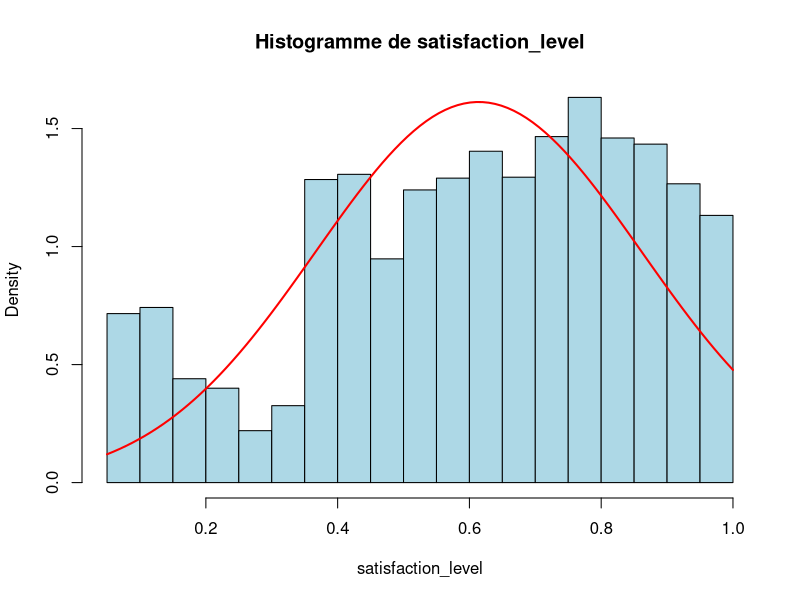
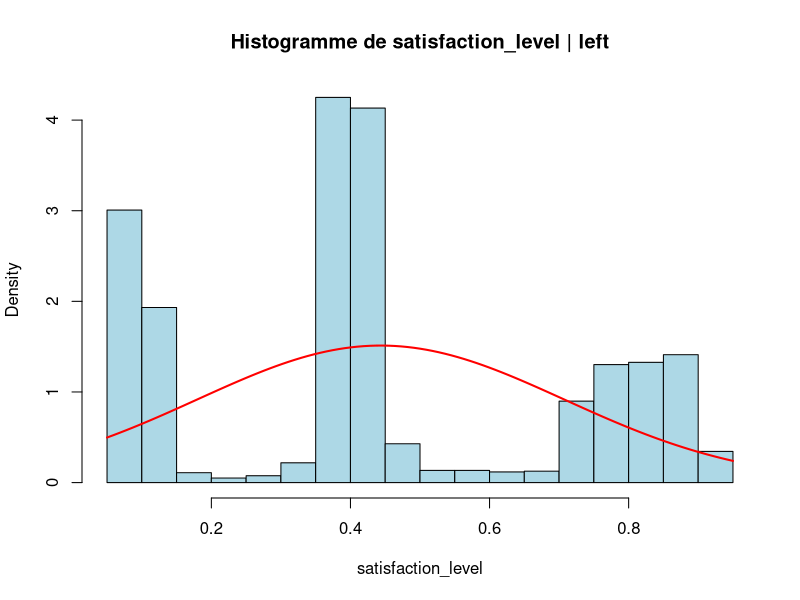
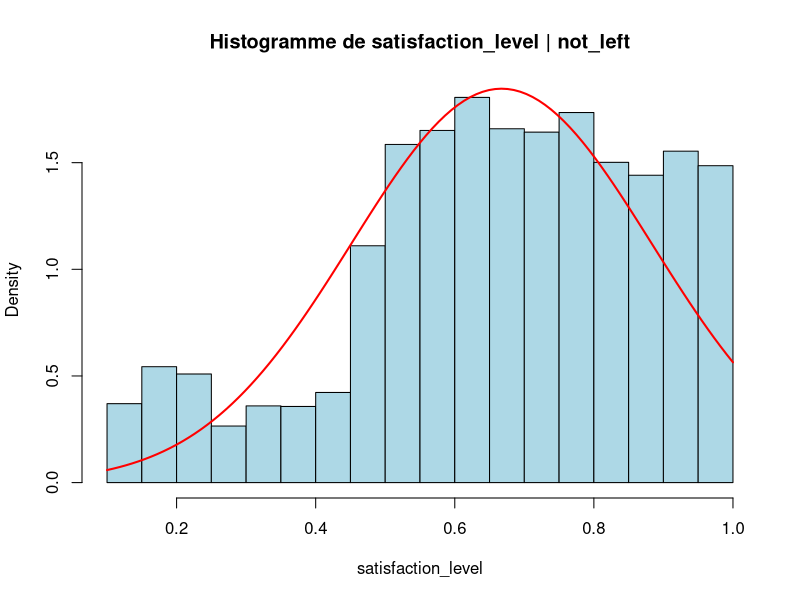
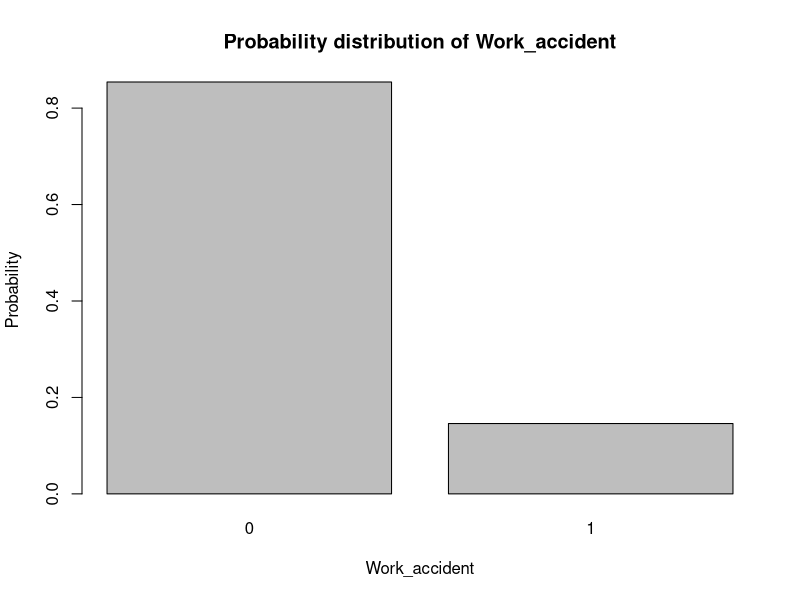
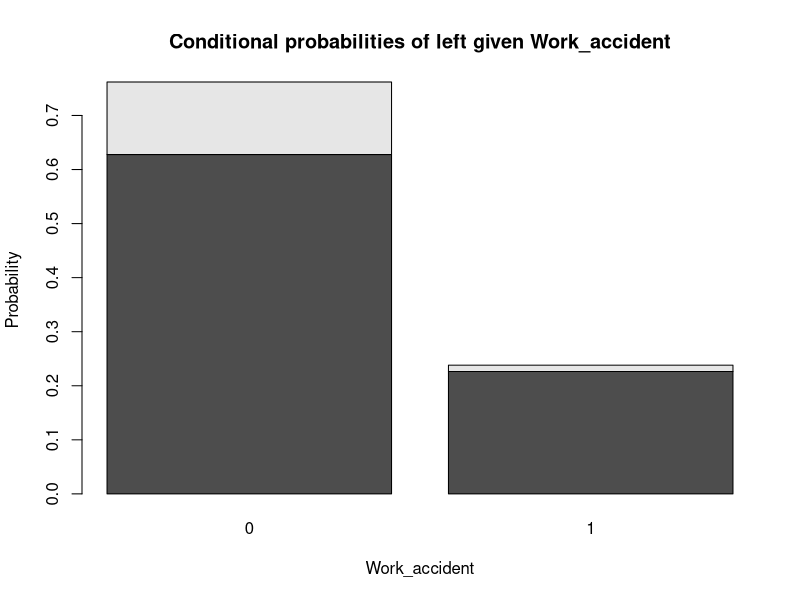
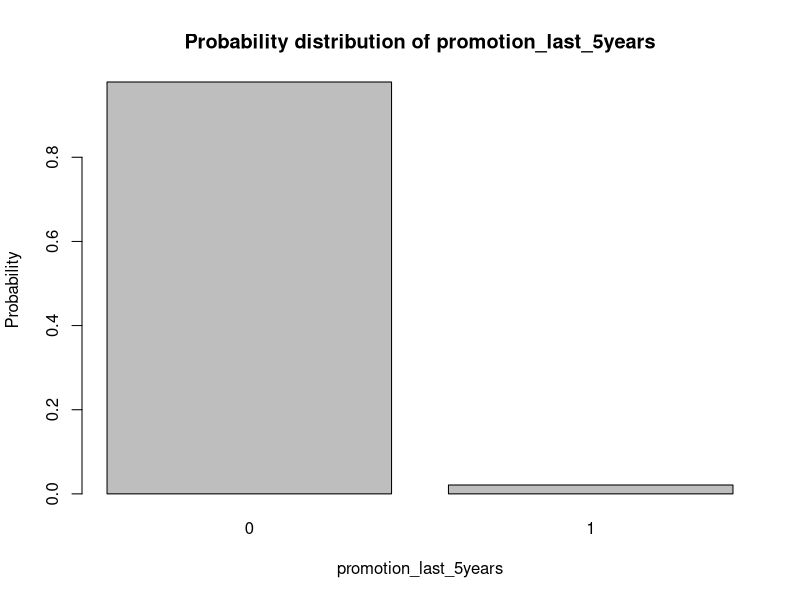
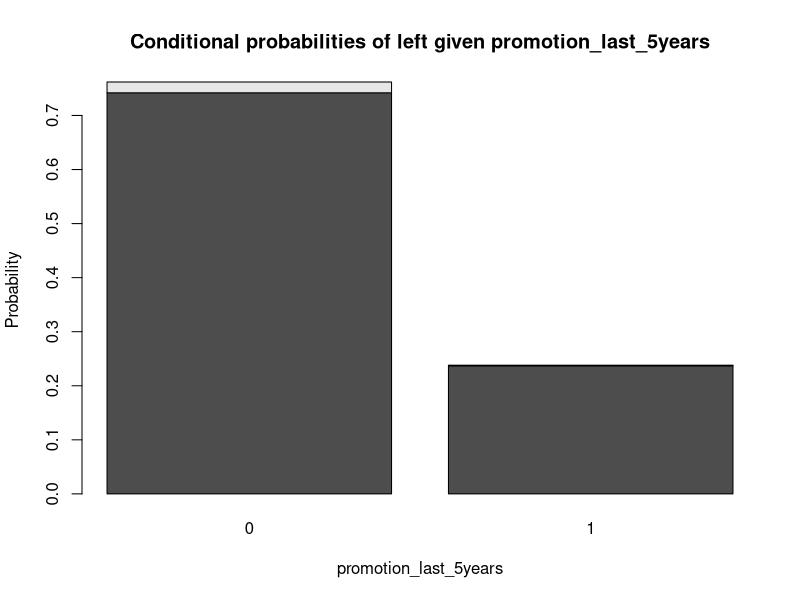
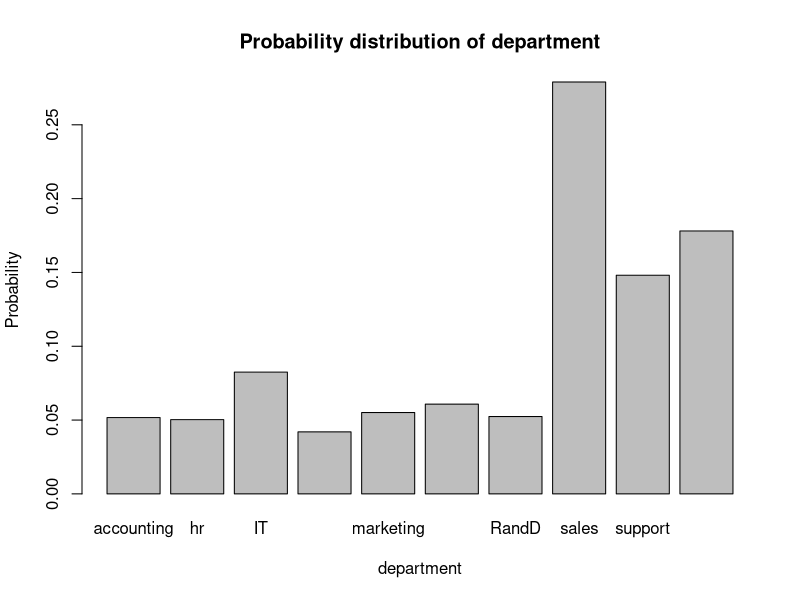

Source code (R) for these figures, in order:
### Analyse préliminaire des données
## Importer les données
data <- read.csv("./data/HR_prediction-train.csv", sep = ",", header = TRUE)


## Combien y'a t'il d'instance
dim(data) # Connaitre le nombre de lignes et de colonnes

## Pourquoi ? Y a-t-il des données manquantes ?
any(is.na(data)) # Vérifier si il y a des données manquantes -> non


### Analyse exploratoire
## Pour chaque attribut qualitatif f :
## calculer la distribution de probabilité P (f )

# Attributs qualitatifs
qualitative_attributes <- c("Work_accident", "promotion_last_5years", "department", "salary")

# Calcul de la distribution de probabilité pour chaque attribut qualitatif
for (attr in qualitative_attributes) {
  freq_table <- table(data[[attr]])  # table de fréquence -> nombre d'occurrences de la valeur f dans la variable / nombre total d'occurrences
  prob_distribution <- prop.table(freq_table) # Convertir la table de fréquence en distribution de probabilité en divisant chaque valeur par le nombre total d'occurrences
  cat("\nDistribution de probabilité de", attr, ":\n")
  print(prob_distribution)
}

## calculer la probabilité conditionnelle de la variable cible, y,
## compte tenu des valeurs d'attribut P (y|f )
# Variable cible
target_var <- "left"

# Calcul de la probabilité conditionnelle pour chaque attribut qualitatif

# Pour chaque attribut qualitatif
for (attr in qualitative_attributes) {
  # Crée un tableau croisé des fréquences pour chaque combinaison de valeurs de l'attribut qualitatif et de la variable cible
  conditional_table <- table(data[[attr]], data[[target_var]])

  # Convertit le tableau croisé des fréquences en probabilités conditionnelles en divisant chaque fréquence par le nombre d'occurrences de cette valeur de f (en utilisant margin = 1 pour diviser par les totaux des lignes)
  conditional_prob <- prop.table(conditional_table, margin = 1)

  # Affiche la probabilité conditionnelle P(y|f) pour chaque combinaison de valeurs de l'attribut qualitatif et de la variable cible
  cat("\nProbabilite conditionnelle P(", target_var, "|", attr, "):\n")
  print(conditional_prob)
}

### Pour chaque attribut quantitatif f :
## Calculer la moyenne μ(f ) et la variance σ2 (f )
# Attributs quantitatifs
quantitative_attributes <- c("satisfaction_level", "last_evaluation", "number_project", "average_montly_hours", "time_spend_company")
# Calcul de la moyenne et de la variance pour chaque attribut quantitatif
for (attr in quantitative_attributes) {
  mean <- mean(data[[attr]])
  variance <- var(data[[attr]])
  cat("\nMoyenne de", attr, ":", mean)
  cat("\nVariance de", attr, ":", variance)
}

## Calculer la moyenne u(f | target) et la variance σ2 (f | target) conditionnelles à la variable cible
# Calcul de la moyenne et de la variance conditionnelles pour chaque attribut quantitatif

quitter <- data[data[[target_var]] == 1,] # extrait les lignes de l'ensemble de données 'data' pour lesquelles la condition précédente est vraie
pas_quitter <- data[data[[target_var]] == 0,]

for (attr in quantitative_attributes) {
  mean_quitter <- mean(quitter[[attr]])
  mean_pas_quitter <- mean(pas_quitter[[attr]])
  variance_quitter <- var(quitter[[attr]])
  variance_pas_quitter <- var(pas_quitter[[attr]])

  # Afficher les résultats
  cat("\n",attr, ":\n")
  cat("Moyenne conditionnelle de ", attr, " pour les employes qui ont quitte l'entreprise :", mean_quitter, "\n")
  cat("Moyenne conditionnelle de ", attr, " pour les employes qui sont restes :", mean_pas_quitter, "\n")
  cat("Variance conditionnelle de ", attr, " pour les employes qui ont quitte l'entreprise :", variance_quitter, "\n")
  cat("Variance conditionnelle de ", attr, " pour les employes qui sont restes :", variance_pas_quitter, "\n")
}

## Classez les variables en fonction de leur importance en calculant la différence
## de moyenne conditonnelle de la classe mise à l'échelle par l'écart-type
# Crée un vecteur pour stocker les résultats
importance <- c()

# Boucles sur les attributs quantitatifs
for (attr in quantitative_attributes){

  # Calcule la moyenne conditionnelle de la classe pour l'attribut
  mean_left <- mean(quitter[[attr]])
  mean_not_left <- mean(pas_quitter[[attr]])

  # Calcule la différence de moyenne conditionnelle
  mean_diff <- abs(mean_left - mean_not_left) # abs = valeur absolue, comme ca c'est toujours positif

  # Calculer l'écart-type pour chaque classe de variable cible
  sd_left <- sd(quitter[[attr]])
  sd_not_left <- sd(pas_quitter[[attr]])

  # Calculer la moyenne de l'ecart type
  mean_sd <- mean(c(sd_left, sd_not_left))

  # Calcule la différence de moyenne conditionnelle mise à l'échelle par l'écart-type
  scaled_diff <- mean_diff / mean_sd

  # Ajoute le résultat au vecteur d'importance
  importance <- c(importance, scaled_diff)
}

# Crée un dataframe avec les noms des attributs quantitatifs et leur importance
importance_df <- data.frame(Attribute = quantitative_attributes, Importance = importance)

# Trie les attributs par importance décroissante
importance_ranked <- importance_df[order(-importance_df$Importance), ]

# Affiche le classement des attributs par importance
print(importance_ranked)


### Partie 5
### Choisissez une variable quantitative, f, et
## écrivez la distribution normale pour les cas suivants : P (f ),
## P (f |y), expliquez ce qui change entre les différentes distributions.
mean_f <- mean(data$satisfaction_level, na.rm = TRUE)
sd_f <- sd(data$satisfaction_level, na.rm = TRUE)

mean_f_left <- mean(quitter$satisfaction_level, na.rm = TRUE)
sd_f_left <- sd(quitter$satisfaction_level, na.rm = TRUE)

mean_f_not_left <- mean(pas_quitter$satisfaction_level, na.rm = TRUE)
sd_f_not_left <- sd(pas_quitter$satisfaction_level, na.rm = TRUE)


# P(f)
hist(data$satisfaction_level, main = "Histogramme de satisfaction_level",
     xlab = "satisfaction_level", col = "lightblue", border = "black", freq = FALSE)

curve(dnorm(x, mean = mean_f, sd = sd_f), add = TRUE, col = "red", lwd = 2)

# P(f|y)
hist(quitter$satisfaction_level, main = "Histogramme de satisfaction_level | left",
     xlab = "satisfaction_level", col = "lightblue", border = "black", freq = FALSE)

curve(dnorm(x, mean = mean_f_left, sd = sd_f_left), add = TRUE, col = "red", lwd = 2)

hist(pas_quitter$satisfaction_level, main = "Histogramme de satisfaction_level | not_left",
     xlab = "satisfaction_level", col = "lightblue", border = "black", freq = FALSE)

curve(dnorm(x, mean = mean_f_not_left, sd = sd_f_not_left), add = TRUE, col = "red", lwd = 2)

### Calculer la probabilité à priori P(y) et la probabilité à posteriori P(y|f )
prop_f <- length(data$satisfaction_level) / length(data$satisfaction_level)
prop_f_left <- length(quitter$satisfaction_level) / length(data$satisfaction_level)
prop_f_not_left <- length(pas_quitter$satisfaction_level) / length(data$satisfaction_level)

cat("Proportion P(satisfaction_level) :", prop_f, "\n")
cat("Proportion P(satisfaction_level|left) :", prop_f_left, "\n")
cat("Proportion P(satisfaction_level|not_left) :", prop_f_not_left, "\n")


### Partie 6
for (attr in qualitative_attributes) {
  # Probability distribution
  barplot(table(data[,attr])/nrow(data), main=paste("Probability distribution of", attr), xlab=attr, ylab="Probability")
  # Conditional probabilities
  barplot(table(data[,attr], data[,target_var])/nrow(data), main=paste("Conditional probabilities of", target_var, "given", attr), xlab=attr, ylab="Probability")
}

# For each quantitative attribute, visualize the distribution and the conditional distributions by histograms
for (attr in quantitative_attributes) {
  # Distribution
  hist(data[,attr], freq=FALSE, breaks=20, col="blue", main=paste("Histogram of", attr), xlab=attr)
  # Conditional distributions
  hist(data[data[,target_var]==1,attr], freq=FALSE, breaks=20, col="blue", main=paste("Histogram of", attr, "given", target_var), xlab=attr)
}

# Sélectionner les deux attributs les plus importants
# satisfaction_level et last_evaluation
plot(data[,c("satisfaction_level", "last_evaluation")], col=data[,target_var]+1, main="Scatter plot of satisfaction_level and last_evaluation", xlab="satisfaction_level", ylab="last_evaluation")
